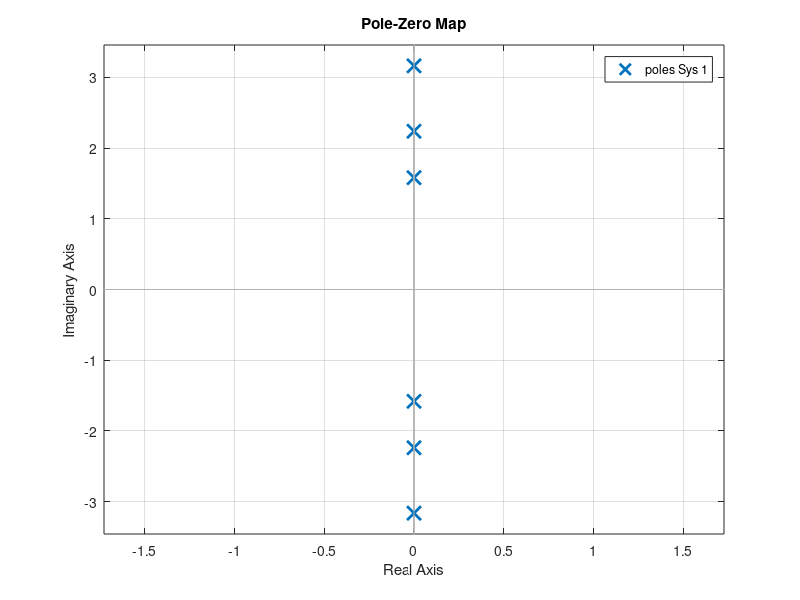

Here is the MATLAB script that generated this plot: (Note: this script raises an error after producing the figure.)
% in questo modello abbiamo solo due elementi: massa e molla. La fdt
% dipende quindi solo da due valori: massa e coefficiente k.

close all; clc; clear;

m = 2;
k = [5 10 20];      % array dei coefficienti delle molle, maggiore è il coefficiente minore sarà l'ampiezza dell'oscillazione

t = 0:0.01:5;

num = [0 1];

figure('name','zeri e poli')                                            % figure 1
for i = 1:length(k)
    pzmap(tf(num, [m 0 k(i)]));
    hold on;
end

figure('name', 'Risposte nel tempo al variare della molla');           % figure 2
for i = 1:length(k)
    [y, t, x] = step(tf(num, [m 0 k(i)]), t);
    plot(t, y, 'DisplayName',append('molla k = ',string(k(i))))

    hold on;
end
xlabel("tempo");
ylabel("ampiezza");
legend show


